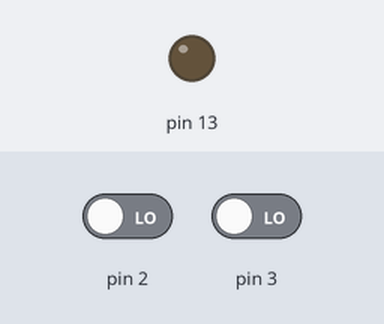
The sketch below on a simulated Arduino Uno, built for the host (arithmetic inside an expression is 32-bit, double 64-bit). Parts: output pins drawn as LEDs (lit = HIGH). The test bench sets the inputs (shaded band); at power-on: pin 3 LOW, pin 2 LOW. What the sketch prints to the serial monitor is not drawn.

Above: at 1.2 s.
1.3 s: pin 3 driven HIGH
At 2.5 s:
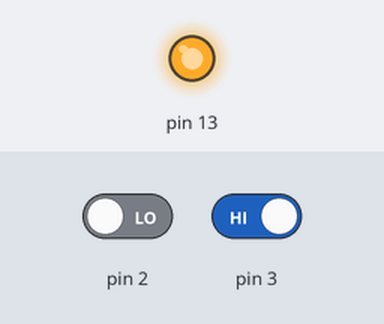
2.8 s: pin 2 driven HIGH
At 3.7 s:
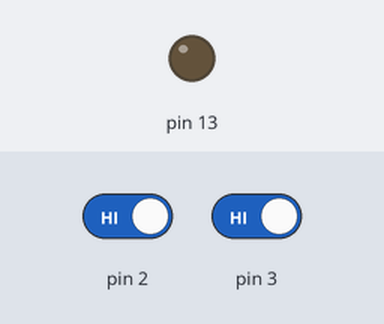
Timing chart, 0 to 5.8 s (numbered marks = the images above; inputs shaded):
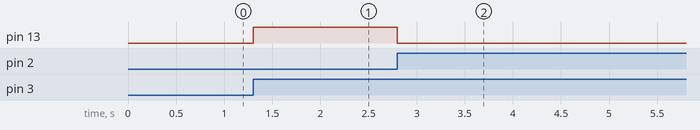

Measured:
- after the input at 1.3 s, pin 13: LOW → HIGH at once
- after the input at 2.8 s, pin 13: HIGH → LOW at once

The sketch:

FastADCplusSerial.ino
```cpp
volatile int numSamples=0;
long t, t0;
volatile  byte NB_OF_READS= 200;
volatile byte values[1024];
void ArrayInit(byte nb);
volatile int blink1 = 0;
volatile int valuefull = 0;
volatile  int counter = 0;


void setup()
{
  pinMode(2, INPUT);
  pinMode(3, INPUT);
  pinMode(13, OUTPUT);

  Serial.begin(115200);
  attachInterrupt(digitalPinToInterrupt(2), blink, RISING);
  attachInterrupt(digitalPinToInterrupt(3), blink_m, RISING);
  ArrayInit(NB_OF_READS );

  ADCSRA = 0;             // clear ADCSRA register
  ADCSRB = 0;             // clear ADCSRB register
  ADMUX |= (0 & 0x07);    // set A0 analog input pin
  ADMUX |= (1 << REFS0);  // set reference voltage
  ADMUX |= (1 << ADLAR);  // left align ADC value to 8 bits from ADCH register

  // sampling rate is [ADC clock] / [prescaler] / [conversion clock cycles]
  // for Arduino Uno ADC clock is 16 MHz and a conversion takes 13 clock cycles
  //ADCSRA |= (1 << ADPS2) | (1 << ADPS0);    // 32 prescaler for 38.5 KHz
 ADCSRA |= (1 << ADPS2);                     // 16 prescaler for 76.9 KHz
 // ADCSRA |= (1 << ADPS1) | (1 << ADPS0);    // 8 prescaler for 153.8 KHz

  ADCSRA |= (1 << ADATE); // enable auto trigger
  ADCSRA |= (1 << ADIE);  // enable interrupts when measurement complete
  ADCSRA |= (1 << ADEN);  // enable ADC
  ADCSRA |= (1 << ADSC);  // start ADC measurements
}

ISR(ADC_vect)
{
  byte x = ADCH;  // read 8 bit value from ADC
  values[counter] = x;

 //Serial.print(numSamples);
 //Serial.print(" ");
 //Serial.println(values[numSamples]);
}

void loop()
{

   digitalWrite(13, blink1);   // turn the LED on (HIGH is the voltage level)
Serial.println(counter);
                     // wait for a second
   // Serial.println(counter);
  if (valuefull == 1)
  {
      //Serial.print(values[10]);

      for(int i = 0; i < 1024; i++){
         //float a =  values[i]/256 * 2.500;
          Serial.println(values[i]) ;
         // Serial.print(" | ");
        }
        //Serial.println("");
            valuefull = 0;
  }
}

void ArrayInit (byte nb){
  for(int i = 0; i < nb; i++){
   values[i] = 0;
    }
  }
void blink(){

if(counter >= 360*2){
   blink1 = 1;
  }
  else{
     blink1 = 0;
    }

  counter = counter + 1;
  //counter = counter/3;
 // Serial.println(counter);
  if(counter >= 1024){
     valuefull = 1;
     counter = 0;
    }
 //Serial.println("Blink...");
  }

  void blink_m(){

  blink1 =! blink1;
  //counter = counter - 1;
  if(counter <= 1024){
     counter = 0;
    }
 //Serial.println("Blink...");
  }
```
